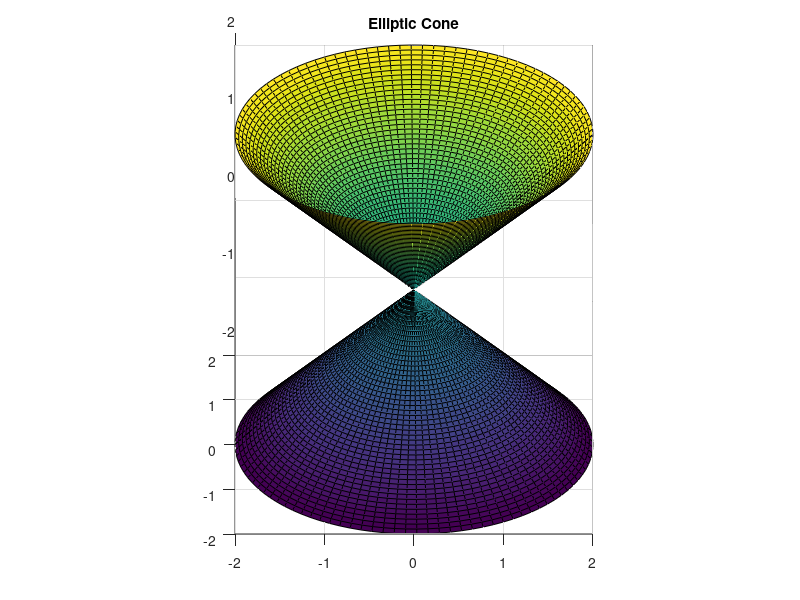

Reproduce this figure in MATLAB.
a = 1; b = 1; c = 1;

u = linspace(-2, 2, 100);
v = linspace(0, 2*pi, 100);
[u, v] = meshgrid(u, v);

x = a * u .* cos(v);
y = b * u .* sin(v);
z = c * u;

surf(x, y, z)
axis equal
title('Elliptic Cone')

for az = 0:1:360
  view(az, 30);
  pause(0.01);
end
